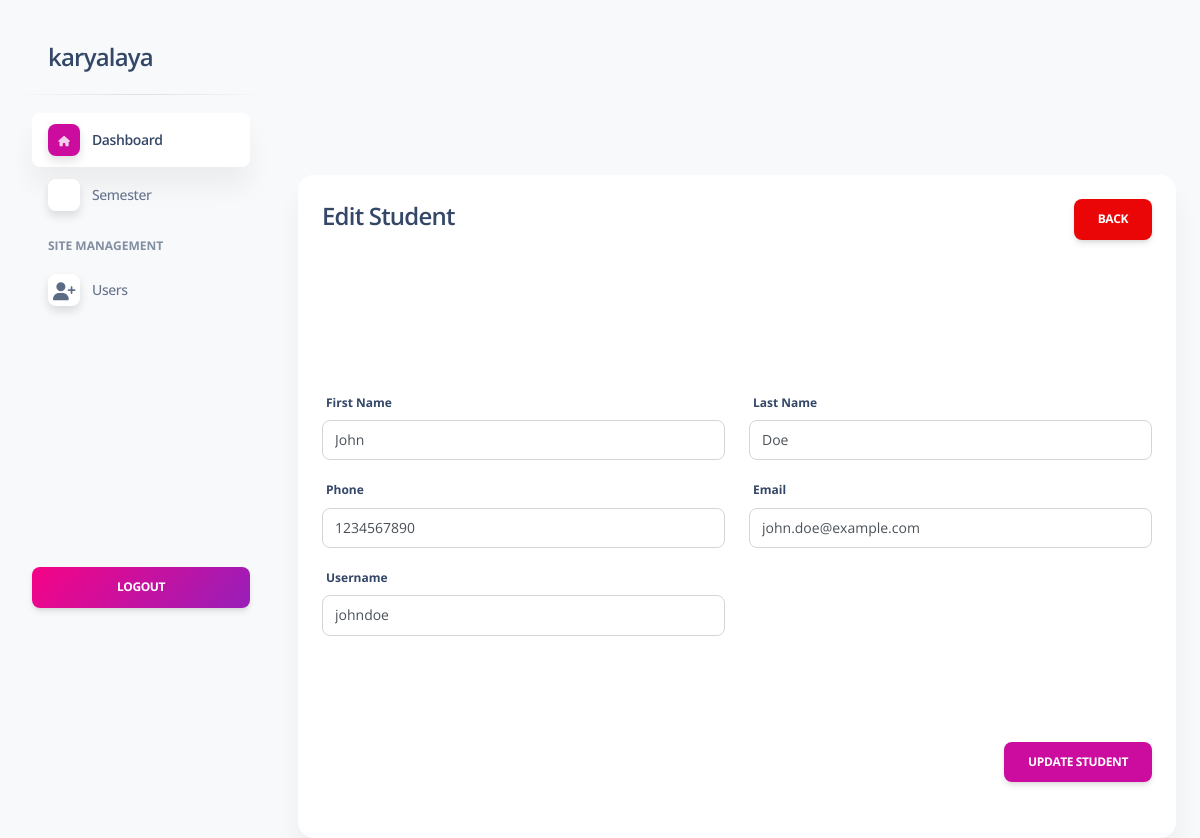
/admin/student-edit.php?student_id=101 (signed in), run on the app's committed database.
### tables this page shows
CREATE TABLE `students` (
  `student_id` int(11) NOT NULL,
  `fname` varchar(20) DEFAULT NULL,
  `lname` varchar(20) DEFAULT NULL,
  `phone` bigint(20) DEFAULT NULL,
  `email` varchar(40) DEFAULT NULL,
  `username` varchar(8) DEFAULT NULL,
  `password` char(255) DEFAULT NULL,
  `dob` date DEFAULT NULL,
  `batch_year` year(4) DEFAULT NULL
);

### admin/student-edit.php (the view, shortened to what this page needs)
<?php
include('includes/header.php');
$conn = connection();
$student_id = mysqli_real_escape_string($conn, $_GET['student_id']);
$query = "SELECT * FROM students WHERE student_id = $student_id";
$result = mysqli_query($conn, $query);
if ($result && mysqli_num_rows($result) > 0) {
    $student = mysqli_fetch_assoc($result);
} else {
    echo '<script>alert("Student not found."); window.location.href = "index.php";</script>';
    exit;
}
?>
<div class="row">
    <div class="col-md-12">
        <div class="card">
            <div class="card-header">
                <h4>Edit Student
                    <a href="index.php" class="btn btn-danger float-end">Back</a>
                </h4>
            </div>
            <div class="card-body">
                <form action="" method="POST">
                    <div class="row">
                        <div class="col-md-6">
                            <div class="mb-3">
                                <label>First Name</label>
                                <input type="text" name="fname" class="form-control" value="<?= htmlspecialchars($student['fname']) ?>">
                            </div>
                        </div>
                        <div class="col-md-6">
                            <div class="mb-3">
                                <label>Last Name</label>
                                <input type="text" name="lname" class="form-control" value="<?= htmlspecialchars($student['lname']) ?>">
                            </div>
                        </div>
                        <div class="col-md-6">
                            <div class="mb-3">
                                <label>Phone</label>
                                <input type="text" name="phone" class="form-control" value="<?= htmlspecialchars($student['phone']) ?>">
                            </div>
                        </div>
                        <div class="col-md-6">
                            <div class="mb-3">
                                <label>Email</label>
                                <input type="email" name="email" class="form-control" value="<?= htmlspecialchars($student['email']) ?>">
                            </div>
                        </div>
                        <div class="col-md-6">
                            <div class="mb-3">
                                <label>Username</label>
                                <input type="text" name="username" class="form-control" value="<?= htmlspecialchars($student['username']) ?>">
                            </div>
                        </div>
                        <div class="col-md-12">
                            <div class="mb-3 text-end">
                                <button type="submit" name="updateStudent" class="btn btn-primary">Update Student</button>
                            </div>
                        </div>
                    </div>
                </form>
            </div>
        </div>
    </div>
</div>

### data on the page
students: fname "John", lname "Doe", phone "1234567890", email "john.doe@example.com", username "johndoe"
